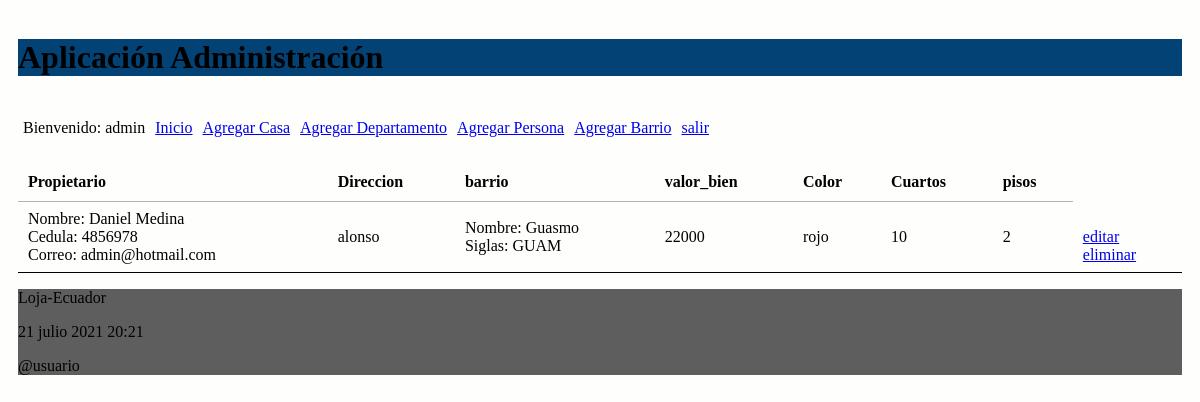
The page /casas/ (signed in) on the database its author committed.
### administrativo/models.py (models this page shows, shortened)
class Casa(models.Model):
    propietario_nombre = models.ForeignKey(Persona, on_delete=models.CASCADE, related_name="personacasa")
    direccion = models.CharField(max_length=60)
    barrio = models.ForeignKey(Barrio, on_delete=models.CASCADE, related_name="barrioscasa")
    valor_bien = models.IntegerField()
    color_inmueble = models.CharField(max_length=20)
    num_cuarto = models.IntegerField()
    num_pisos = models.IntegerField()

class Persona(models.Model):
    nombres = models.CharField(max_length=60)
    apellidos = models.CharField(max_length=60)
    cedula = models.CharField(max_length=15)
    correo = models.EmailField(max_length=60)

class Barrio(models.Model):
    nombre_barrio = models.CharField(max_length=60)
    siglas = models.CharField(max_length=10)

### administrativo/views.py (the view)
# urls.py: path('casas/', views.casa, name="casa"),
def casa(request):
    casas = Casa.objects.all()
    informacion_template = {'casas': casas, 'casa_info': len(casas)}
    return render(request, 'casas.html', informacion_template)

### administrativo/templates/casas.html (shortened to what this page needs)
{% extends "master.html" %}
{% block content %}
<table id="tabla_datos">
  <thead>
    <tr>
      <th>Propietario</th>
      <th>Direccion</th>
      <th>barrio</th>
      <th>valor_bien </th>
      <th>Color</th>
      <th>Cuartos</th>
      <th>pisos</th>
    </tr>
  </thead>
  {% for e in casas %}
  <tr>
    <td> Nombre: {{e.propietario_nombre.nombres}} {{e.propietario_nombre.apellidos}}
      <br> Cedula: {{e.propietario_nombre.cedula}}
      <br> Correo: {{e.propietario_nombre.correo}}
    </td>
    <td> {{e.direccion}} </td>
    <td> Nombre: {{e.barrio.nombre_barrio}}
      <br> Siglas: {{e.barrio.siglas}}
    </td>
    <td> {{e.valor_bien}}</td>
    <td> {{e.color_inmueble}}</td>
    <td> {{e.num_cuarto}}</td>
    <td> {{e.num_pisos}}</td>
    <td> <a></a> <br>
      <a href="{% url 'editar_casa' e.id %}">editar</a><br>
      <a href="{% url 'eliminar_casa' e.id %}"
      onclick="return confirm('¿Está seguro de la eliminación?')" >
      eliminar</a>
    </td>
  </tr>
  {% endfor %}
</table>
{% endblock %}

### administrativo/templates/master.html (shortened to what this page needs)
<!DOCTYPE html>
<html>
  <head>
    {% load static %}
    <link rel="stylesheet" type="text/css" href="{% static 'css/estilos.css' %}">
    <link rel="stylesheet" type="text/css" href="https://cdn.datatables.net/1.10.25/css/jquery.dataTables.min.css">
  </head>
  <body>
  <header>
    <h1>Aplicación Administración </h1>
    <nav class="top_menu">
      <ul>
        {% if user.is_authenticated %}
          <li id="bienvenido" > <span class="nombre_usuario"> Bienvenido: {{user.username}} </span></li>
        {% endif %}
        <li><a href="{% url 'index'  %}">Inicio</a></li>
        <li><a href="{% url 'crear_casa'  %}">Agregar Casa</a></li>
        <li><a href="{% url 'crear_departamento'  %}">Agregar Departamento</a></li>
        <li><a href="{% url 'crear_persona'  %}">Agregar Persona</a></li>
        <li><a href="{% url 'crear_barrio'  %}">Agregar Barrio</a></li>
        {% if user.is_authenticated %}
          <li><a href="{% url 'logout_view' %}">salir</a></li>
        {% else %}
          <li>[<a href="{% url 'login' %}">ingresar</a>]</li>
        {% endif %}
      </ul>
    </nav>
  </header>
  <section>
      {% block content %}{% endblock %}
  </section>
  {% include 'footer.html' %}
  </body>
</html>

### administrativo/static/css/estilos.css (style rules this page uses)
body { background: #FEFEFD; padding: 10px; }
header { background: #034275; color: black; text-decoration-color: black; }
section { width: 100%; }
th, td { padding: 5px; border-bottom: 1px solid black; text-align: left; }
.top_menu ul { list-style:none; float:left; padding: 5px; width:95%; text-align: left; }
.top_menu ul li { float:left; margin-right:10px; margin-bottom:5px; text-align: left; }

### rows shown on the page
Casa: propietario_nombre.nombres "Daniel", propietario_nombre.apellidos "Medina", propietario_nombre.cedula "4856978", propietario_nombre.correo "admin@hotmail.com", direccion "alonso", barrio.nombre_barrio "Guasmo", barrio.siglas "GUAM", valor_bien "22000", color_inmueble "rojo", num_cuarto "10", num_pisos "2"

### other values the page prints
{{ user.username }} "admin"
